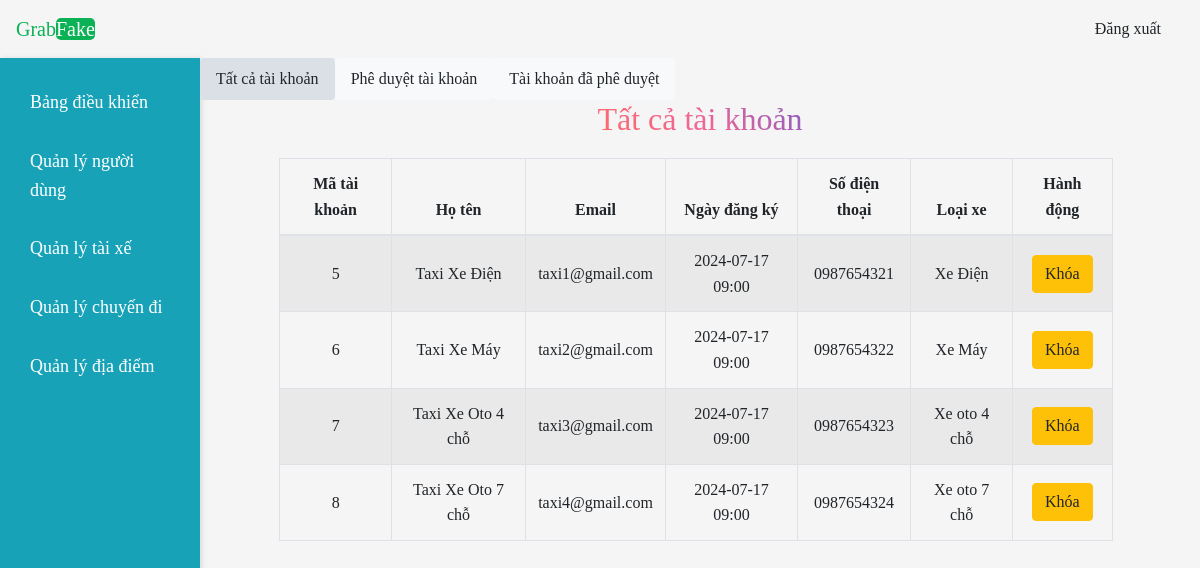
Screenshot of /alldrivers.php (signed in) with the database file from the repository.
### tables this page shows
CREATE TABLE `user` (
  `user_id` int NOT NULL,
  `user_name` varchar(50) NOT NULL,
  `name` varchar(255) NOT NULL,
  `dateofsignup` varchar(20) NOT NULL,
  `mobile` varchar(15) NOT NULL,
  `isblock` tinyint(1) NOT NULL,
  `password` varchar(50) NOT NULL,
  `role` tinyint(1) NOT NULL,
  `vehicle_type` int NOT NULL
);

CREATE TABLE `vehicle` (
  `id` int NOT NULL,
  `name` text NOT NULL
);

### dbcon.php (called while the page is built, shortened)
<?php
class Dbcon
{
    public function __construct()
    {
        $this->conn = new mysqli("localhost", "root", "", "grab_fake");
    }
}

### adminwrk.php (called while the page is built, shortened)
<?php
class adminwrk
{
    function newdriver($conn)
    {
        $sql = "SELECT * FROM user WHERE role = 2";
        $result = $conn->query($sql);
        $appr = array();
        while ($row = $result->fetch_assoc()) {
            array_push($appr, $row);
        }
        return $appr;
    }
}

### alldrivers.php (the view, shortened to what this page needs)
<?php
include('adhead.php');
if ($_SESSION['userdata']['role'] == 1) {
    include('adsidebar.php');
?>
    <nav class="nav nav-pills nav-justified col-sm-10">
        <a class="nav-link btn-light active" href="alldrivers.php">Tất cả tài khoản</a>
        <a class="nav-link btn-light" href="aprovedriver.php">Phê duyệt tài khoản</a>
        <a class="nav-link btn-light" href="aproveddriver.php">Tài khoản đã phê duyệt</a>
    </nav>
    <div class="center">
        <h3 class="text-center  gradient-text">Tất cả tài khoản</h3>
        <table id="tbl" class="container-fluid col-lg-10 mr-lg-2 table  table-hover table-bordered table-striped">
            <thead>
                <tr>
                    <th>Mã tài khoản</th>
                    <th onclick="sortTable(1,'tbl')">Họ tên</th>
                    <th onclick="sortTable(2,'tbl')">Email</th>
                    <th onclick="sortTable(3,'tbl')">Ngày đăng ký</th>
                    <th onclick="sortTable(4,'tbl')">Số điện thoại</th>
                    <th onclick="sortTable(5,'tbl')">Loại xe</th>
                    <th>Hành động</th>
                </tr>
            </thead>
            <tbody>
                <?php
                function getCabName($type, $admc)
                {
                    $car = '';
                    $sql = "SELECT * FROM `vehicle` WHERE `id` = " . $type;
                    $res = $admc->conn->query($sql);
                    if ($res->num_rows > 0) {
                        while ($row = $res->fetch_assoc()) {
                            $car = $row['name'];
                        }
                    }
                    return $car;
                };
                $adm = new adminwrk();
                $admc = new dbcon();
                $show = $adm->newdriver($admc->conn);
                foreach ($show as $key => $val) {
                    echo "<tr>
        <td>" . $val['user_id'] . "</td>
        <td>" . $val['name'] . "</td>
        <td>" . $val['user_name'] . "</td>
        <td>" . $val['dateofsignup'] . "</td>
        <td>" . $val['mobile'] . "</td>
        <td>" . getCabName($val['vehicle_type'], $admc) . "</td>";
                    echo "<td>";
                    if ($val['isblock'] == 1) {
                        echo "<a class='btn btn-warning' href='alldrivers.php?action=blk&id=" . $val['user_id'] . "'>Khóa</a>";
                    } elseif ($val['isblock'] == 0) {
                        echo "<a class='btn btn-success' href='alldrivers.php?action=app&id=" . $val['user_id'] . "'>Chấp nhận</a>";
                    }
                    echo "</td></tr>";
                }
                ?>
            </tbody>
        </table>
    </div>
<?php
} else {
    echo '<h1 class="text-center text-weight-bold text-dark">Bạn không có quyền truy cập</h1>';
}
include('adfoot.php'); ?>

### assets/css/style.css (style rules this page uses)
* { box-sizing: border-box; }
h3 { margin-bottom: 0; }
h3.gradient-text { background: linear-gradient(45deg, #ff6b6b, #f06595, #845ec2); -webkit-background-clip: text; -webkit-text-fill-color: transparent; text-align: center; font-size: 2em; transition: transform 0.3s ease-in-out; }
.center { display: flex; flex: 1; flex-direction: column; justify-content: center; align-items: center; }
th { cursor: pointer; }
.table { margin: 20px 0; }
.table th, .table td { text-align: center; vertical-align: middle; }
.table th { cursor: pointer; transition: background-color 0.3s; }

### rows the page displays
user: user_id "5", name "Taxi Xe Điện", user_name "taxi1@gmail.com", dateofsignup "2024-07-17 09:00", mobile "0987654321", vehicle_type.name "Xe Điện"
user: user_id "6", name "Taxi Xe Máy", user_name "taxi2@gmail.com", dateofsignup "2024-07-17 09:00", mobile "0987654322", vehicle_type.name "Xe Máy"
user: user_id "7", name "Taxi Xe Oto 4 chỗ", user_name "taxi3@gmail.com", dateofsignup "2024-07-17 09:00", mobile "0987654323", vehicle_type.name "Xe oto 4 chỗ"
user: user_id "8", name "Taxi Xe Oto 7 chỗ", user_name "taxi4@gmail.com", dateofsignup "2024-07-17 09:00", mobile "0987654324", vehicle_type.name "Xe oto 7 chỗ"
